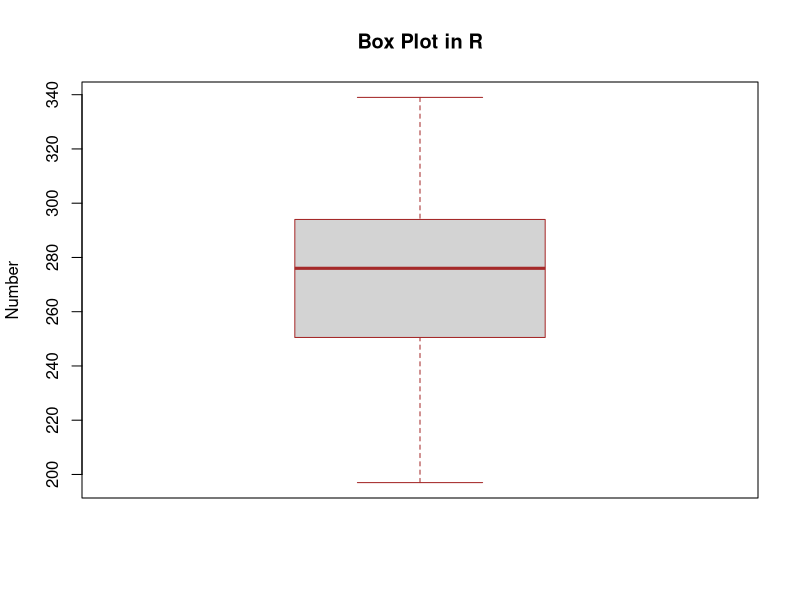

This figure's R source:
Data <- c(197, 199, 234, 267,269,276,281,289, 299, 301, 339)
output <- boxplot(Data,
main = "Box Plot in R",
ylab = "Number",
col = "light grey",
border = "brown",
outline = TRUE
)
summary(Data)
boxplot.stats(Data)
output